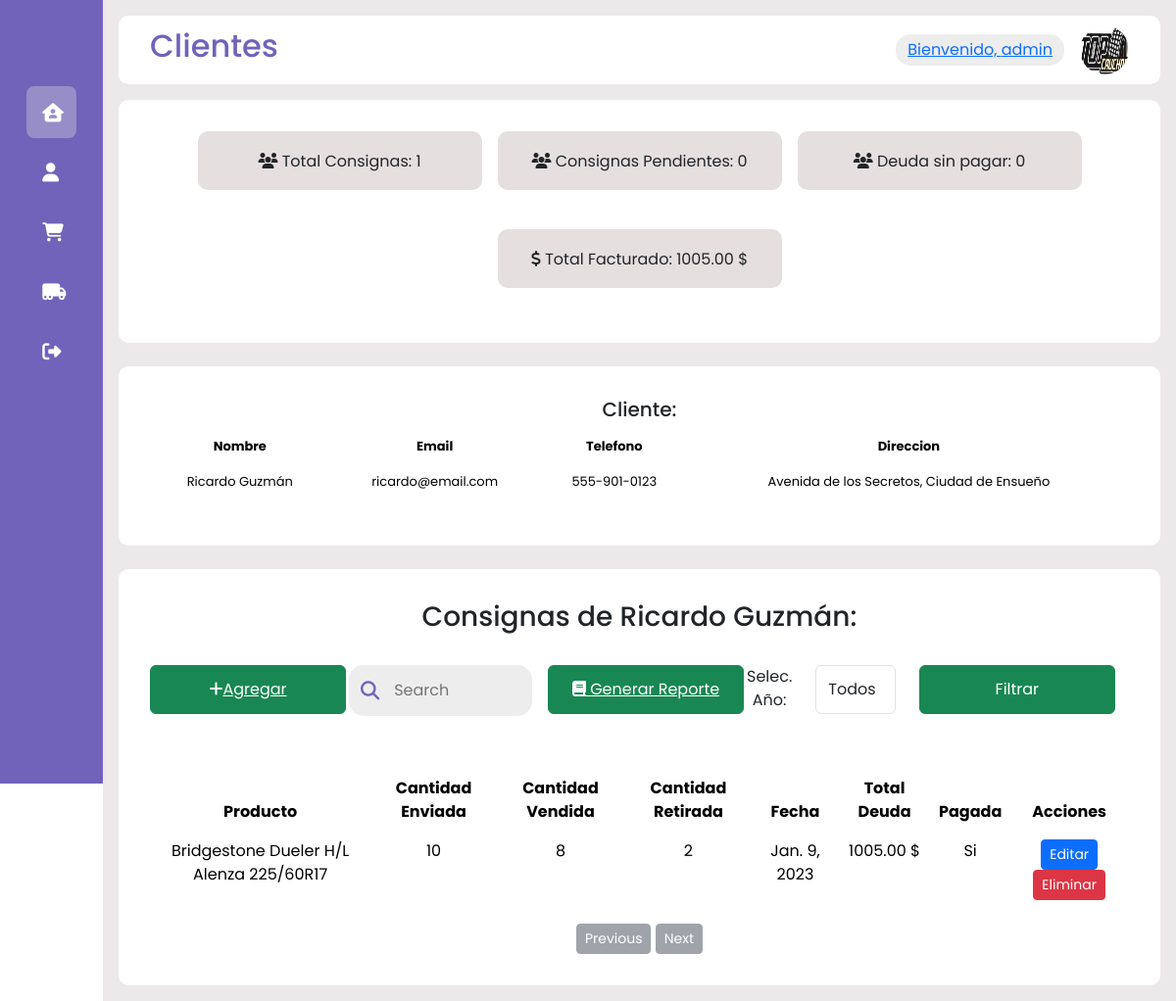
/clientsdata/clientdata/22 (signed in), run on the app's committed database.
### clients/models.py (models this page shows, shortened)
class Client(models.Model):
    fullname = models.CharField(max_length=255, blank=False, null=False, verbose_name='Fullname')
    email = models.EmailField(blank=True, null=True, verbose_name='Email')
    phone = models.CharField(max_length=30, blank=True, null=True, verbose_name='Phone')
    address = models.CharField(max_length=255, blank=True, null=True, verbose_name='Address')
    class Meta:
        db_table = 'clients'
        verbose_name = 'Client'
        verbose_name_plural = 'Clients'
        ordering = ['-id']

### clientsdata/models.py (models this page shows, shortened)
class ClientData(models.Model):
    client = models.ForeignKey(Client, on_delete=models.CASCADE, related_name='client_data', verbose_name='Client')
    product = models.ForeignKey(Product, blank=False, null=True, on_delete=models.SET_NULL,verbose_name='Producto')
    cantidad_enviada = models.IntegerField(blank=False, null=False, verbose_name='Cantidad Enviada')
    cantidad_vendida = models.IntegerField(blank=True, null=True, verbose_name='Cantidad Vendida')
    cantidad_retirada = models.IntegerField(blank=True, null=True, verbose_name='Cantidad Retirada')
    total_deuda = models.DecimalField(max_digits=8, decimal_places=2, blank=True, null=False, verbose_name='Total Deuda')
    paid = models.BooleanField(blank=True, null=False, default=False, verbose_name= 'Paid')
    start_date = models.DateField(blank=False, null=False, verbose_name= 'Start Date')
    class Meta:
        db_table = 'clientsdata'
        verbose_name = 'ClientData'
        verbose_name_plural = 'ClientDatas'
        ordering = ['-id']

### products/models.py (models this page shows)
class Product(models.Model):
    name = models.CharField(max_length=255, blank=False, null=False, verbose_name='Product Name')
    description = models.CharField(max_length=255, blank=False, null=False, verbose_name='Product Description')
    price = models.DecimalField(max_digits=5, decimal_places=2, blank=False, null=False, verbose_name='Price')
    quantity = models.IntegerField(max_length=10, blank=False, null=False, verbose_name='Quantity')
    def __str__(self):
        return self.name

### clientsdata/views.py (the view, shortened to what this page needs)
# urls.py: path('clientdata/<int:pk>', views.client_data, name='ClientData'),
@login_required(login_url='website:login')
def client_data(request, pk):
    client = Client.objects.get(id=pk)
    client_context = {
        'id': client.pk,
        'fullname': client.fullname,
        'email': client.email,
        'phone': client.phone,
        'address': client.address,
        'client_pk': pk
    }
    client_data_list = ClientData.objects.filter(client_id=pk)
    client_data_list_count = len(client_data_list)
    client_data_amount = []
    for cd in client_data_list:
        if cd.paid == True:
            client_data_amount.append(cd.total_deuda)
    client_data_amount_total = sum(client_data_amount)
    client_data_without_pay = []
    for nopay in client_data_list:
        if nopay.paid == False:
            client_data_without_pay.append(nopay)
    total_without_pay = len(client_data_without_pay)
    client_data_debt_without_pay = []
    for nopaydebt in client_data_list:
        if nopaydebt.paid == False:
            client_data_debt_without_pay.append(nopaydebt.total_deuda)
    total_debt_without_pay = sum(client_data_debt_without_pay)
    search_query = request.GET.get('search')
    year_filter = request.GET.get('start_date')
    if year_filter:
        client_data_list = client_data_list.filter(start_date__year=year_filter)
    all_years = ClientData.objects.filter(client_id=pk).values_list(ExtractYear('start_date'), flat=True)
    unique_years = list(set(all_years))
    return render(request, 'client_data_list.html', {
        'client_context': client_context,
        'client_data_list': client_data_list,
        'client_data_list_count': client_data_list_count,
        'client_data_amount_total': client_data_amount_total,
        'total_without_pay': total_without_pay,
        'total_debt_without_pay': total_debt_without_pay,
        'unique_years': unique_years
    })

### clientsdata/templates/client_data_list.html (shortened to what this page needs)
{% extends 'base.html' %}
{% block headertitle %}Clientes{% endblock %}
{% block content %}
<div class="card--container">
    <div class="card--wrapper">
        <div class="row">
            <div class="col-sm-6 mb-2">
                <div class="clients--card">
                    <div class="clients--header">
                        <div class="clients">
                            <span class="clients--title">
                                <i class="fa-solid fa-users"></i> Total Consignas:<span class="clients--number">
                                    {{ client_data_list_count }}
                                </span>
                            </span>
                        </div>
                    </div>
                </div>
            </div>
        </div>
        <div class="row">
            <div class="col-sm-6 mb-2">
                <div class="clients--card">
                    <div class="clients--header">
                        <div class="clients">
                            <span class="clients--title">
                                <i class="fa-solid fa-users"></i> Consignas Pendientes:<span class="clients--number">
                                    {{ total_without_pay }}
                                </span>
                            </span>
                        </div>
                    </div>
                </div>
            </div>
        </div>
        <div class="row">
            <div class="col-sm-6 mb-2">
                <div class="clients--card">
                    <div class="clients--header">
                        <div class="clients">
                            <span class="clients--title">
                                <i class="fa-solid fa-users"></i> Deuda sin pagar:<span class="clients--number">
                                    {{ total_debt_without_pay }}
                                </span>
                            </span>
                        </div>
                    </div>
                </div>
            </div>
        </div>
        <div class="row">
            <div class="col-sm-6 mb-2">
                <div class="clients--card">
                    <div class="clients--header">
                        <div class="clients">
                            <span class="clients--title">
                                <i class="fa-solid fa-dollar-sign"></i> Total Facturado:<span class="clients--number">
                                    {{ client_data_amount_total }} $
                                </span>
                            </span>
                        </div>
                    </div>
                </div>
            </div>
        </div>
    </div>
</div>
<br>
<div class="card--container">
    <h5>Cliente:</h5>
    <table class="table table-borderless">
        <thead>
            <tr>
                <th scope="row" style="text-align: center; font-size: small;">Nombre</th>
                <th scope="row" style="text-align: center; font-size: small;">Email</th>
                <th scope="row" style="text-align: center; font-size: small;">Telefono</th>
                <th scope="row" style="text-align: center; font-size: small;">Direccion</th>
            </tr>
        </thead>
        <tbody>
            <tr>
                <td style="text-align: center; font-size: small;">{{ client_context.fullname }}</td>
                <td style="text-align: center; font-size: small;">{{ client_context.email }}</td>
                <td style="text-align: center; font-size: small;">{{ client_context.phone }}</td>
                <td style="text-align: center; font-size: small;">{{ client_context.address }}</td>
            </tr>
        </tbody>
    </table>
</div>
<br>
<div class="card--container">
    <h3>Consignas de {{ client_context.fullname }}:</h3>
    <br>
    <div class="d-grid gap-2 d-md-flex justify-content-md-start">
        <div class="row row-cols-2 row-cols-lg-5 g-2 g-lg-3">
            <div class="col-md-3 mb-2">
                <button type="button" class="btn btn-success" style="width: 200px; height: 50px;">
                    <a href="{% url 'clientsdata:AddClientData' client_context.id %}" style="color:white"><i class="fa-solid fa-plus"></i>Agregar</a>
                </button>
            </div>
            <div class="col-md-3 mb-2">
                <form method="GET" action="{% url 'clientsdata:ClientData' pk=client_context.id %}">
                    <div class="search--box">
                        <i class="fa-solid fa-magnifying-glass"></i>
                    </div>
                </form>
            </div>
            <div class="col-md-3 mb-2">
                <button type="button" class="btn btn-success" style="width: 200px; height: 50px;">
                    <a href="{% url 'clientsdata:generate_report_client' client_context.id %}?start_date={{ request.GET.start_date }}" style="color:white"><i class="fa-solid fa-book"></i> Generar Reporte</a>
                </button>
            </div>
            <div class="col-md-3 mb-2">
                <form method="get" action="{% url 'clientsdata:ClientData' pk=client_context.id %}">
                    <div class="row">
                        <div class="col-md-4 mb-2">
                            <label for="start_date" style="text-align: center;">Selec. Año:</label>
                        </div>
                        <div class="col-md-6 mb-4">
                            <select name="start_date" id="start_date" class="form-control mr-2" style="height: 50px;">
                                <option value="" {% if not year_filter %}selected{% endif %}>Todos</option>
                            </select>
                        </div>
                        <div class="col-md-2 mb-2">
                            <button type="submit" class="btn btn-success" style="width: 200px; height: 50px;">Filtrar</button>
                        </div>
                    </div>
                </form>
            </div>
        </div>
    </div>
    <br>
    <table class="table table-borderless">
        <thead>
            <tr>
                <th scope="row" style="text-align: center;">Producto</th>
                <th scope="row" style="text-align: center;">Cantidad Enviada</th>
                <th scope="row" style="text-align: center;">Cantidad Vendida</th>
                <th scope="row" style="text-align: center;">Cantidad Retirada</th>
                <th scope="row" style="text-align: center;">Fecha</th>
                <th scope="row" style="text-align: center;">Total Deuda</th>
                <th scope="row" style="text-align: center;">Pagada</th>
                <th scope="row" style="text-align: center;">Acciones</th>
            </tr>
        </thead>
        <tbody>
            {% for cd in client_data_list %}
            <tr>
                <td style="text-align: center;">{{ cd.product }}</td>
                <td style="text-align: center;">{{ cd.cantidad_enviada }}</td>
                <td style="text-align: center;">{{ cd.cantidad_vendida }}</td>
                <td style="text-align: center;">{{ cd.cantidad_retirada }}</td>
                <td style="text-align: center;">{{ cd.start_date }}</td>
                <td style="text-align: center;">{{ cd.total_deuda }} $</td>
                {% if cd.paid is True %}
                    <td style="text-align: center;">Si</td>
                {% endif %}
                <td style="text-align: center;">
                    <a href="{% url 'clientsdata:UpdateClientData' cd.id %}" class="btn btn-primary btn-sm">Editar</a>
                    <a href="{% url 'clientsdata:DeleteClientData' cd.id %}" class="btn btn-danger btn-sm">Eliminar</a>
                </td>
            </tr>
            {% empty %}
            <tr>
                <td colspan="9" style="text-align: center;">No se encontraron consignas para este cliente.</td>
            </tr>
            {% endfor %}
        </tbody>
    </table>
    <div class="pagination-container">
        <button id="prev-page-btn" class="btn btn-secondary btn-sm">Previous</button>
        <button id="next-page-btn" class="btn btn-secondary btn-sm">Next</button>
    </div>
</div>
{% endblock %}

### templates/base.html (shortened to what this page needs)
{% load static %}
<!DOCTYPE html>
<html lang="en">
<head>
    <link rel="stylesheet" href={%static 'css/styles.css'%} />
    <link href="https://cdn.jsdelivr.net/npm/bootstrap@5.3.1/dist/css/bootstrap.min.css" rel="stylesheet">
    <link rel="stylesheet" href="https://cdnjs.cloudflare.com/ajax/libs/font-awesome/6.4.0/css/all.min.css" />
    <link rel="stylesheet" href="https://cdnjs.cloudflare.com/ajax/libs/highcharts/9.3.1/css/highcharts.css">
</head>
<body>
    <div class="sidebar">
        <div class="logo">
        </div>
        <ul class="menu">
            <li class="active">
                <a href="{% url 'website:index' %}">
                    <i class="fa-solid fa-house-user"></i>
                </a>
            </li>
            <li>
                <a href="{% url 'clients:Clients' %}">
                    <i class="fa-solid fa-user"></i>
                </a>
            </li>
            <li>
                <a href="{% url 'products:Products' %}">
                    <i class="fa-solid fa-cart-shopping"></i>
                </a>
            </li>
            <li>
                <a href="{% url 'clientsdata:ClientsData' %}">
                    <i class="fa-solid fa-truck-moving"></i>
                </a>
            </li>
            <li>
                <a href="{% url 'website:logout' %}">
                    <i class="fa-solid fa-right-from-bracket"></i>
                </a>
            </li>
        </ul>
    </div>
    <div class="main--content">
        <div class="header--wrapper">
            <div class="header--title">
                <h2>{% block headertitle %}{% endblock %}</h2>
            </div>
            <div class="user--info">
                <div class="search--box">
                    <a class="d-block">Bienvenido, {{ user.username }}</a>
                </div>
                <img src="{% static 'img/LOGO_TOPCAUCHOS.png' %}" alt="">
            </div>
        </div>
        {% block content %}
        {% endblock %}
    </div>
</body>
</html>

### static/css/styles.css (style rules this page uses)
* { margin: 0; padding: 0; border: none; outline: none; box-sizing: border-box; font-family: "Poppins", sans-serif; }
body { display: flex; }
.sidebar { position: sticky; top: 0; left: 0; bottom: 0; width: 110px; height: 100vh; padding: 0 1.7rem; color: #fff; overflow: hidden; transition: all; background: rgba(113, 99, 186, 255); }
.logo { height: 80px; padding: 16px; }
.menu { height: 88%; position: relative; list-style: none; padding: 0; }
.menu li { padding: 1rem; margin: 8px 0; border-radius: 8px; transition: all 0.5s ease-in-out; }
.menu li:hover, .active { background: #e0e0e058; }
.menu a { color: #fff; font-size: 14px; text-decoration: none; display: flex; align-items: center; gap: 1.5rem; }
.menu a i { font-size: 1.2rem; }
.main--content { position: relative; background: #ebe9e9; width: 100%; padding: 1rem; }
.header--wrapper img { width: 50px; height: 50px; cursor: pointer; border-radius: 50%; }
.header--wrapper { display: flex; justify-content: space-between; align-items: center; flex-wrap: wrap; background: #fff; border-radius: 10px; padding: 10px 2rem; margin-bottom: 1rem; }
.header--title { color: rgba(113, 99, 186, 255); }
.user--info { display: flex; align-items: center; gap: 1rem; }
.search--box { background: rgb(237, 237, 237); border-radius: 15px; color: rgba(113, 99, 186, 255); display: flex; align-items: center; gap: 5px; padding: 4px 12px; }
.search--box i { font-size: 1.2rem; cursor: pointer; transition: all 0.5s ease-out; }
.card--container { background: #fff; padding: 2rem; border-radius: 10px; display: flex; flex-direction: column; align-items: center; }
.card--wrapper { display: flex; flex-wrap: wrap; gap: 1rem; justify-content: center; }
.clients--card { background: rgb(229, 223, 223); border-radius: 10px; padding: 1.2rem; width: 290px; height: 60px; display: flex; flex-direction: column; justify-content: space-between; transition: all 0.5s ease-in-out; align-items: center; margin-bottom: 1rem; }
.clients--header { display: flex; justify-content: space-between; align-items: center; margin-bottom: 20px; }
.clients { display: flex; flex-direction: column; }
.btn-success { transition: all 2.5s ease-out; }

### data on the page
Client: fullname "Ricardo Guzmán", email "ricardo@email.com", phone "555-901-0123", address "Avenida de los Secretos, Ciudad de Ensueño"
ClientData: product "Bridgestone Dueler H/L Alenza 225/60R17", cantidad_enviada "10", cantidad_vendida "8", cantidad_retirada "2", start_date "Jan. 9, 2023", total_deuda "1005.00", paid "Si"

### other printed values
{{ user.username }} "admin"
{{ client_data_list_count }} "1"
{{ total_without_pay }} "0"
{{ total_debt_without_pay }} "0"
{{ client_data_amount_total }} "1005.00"
